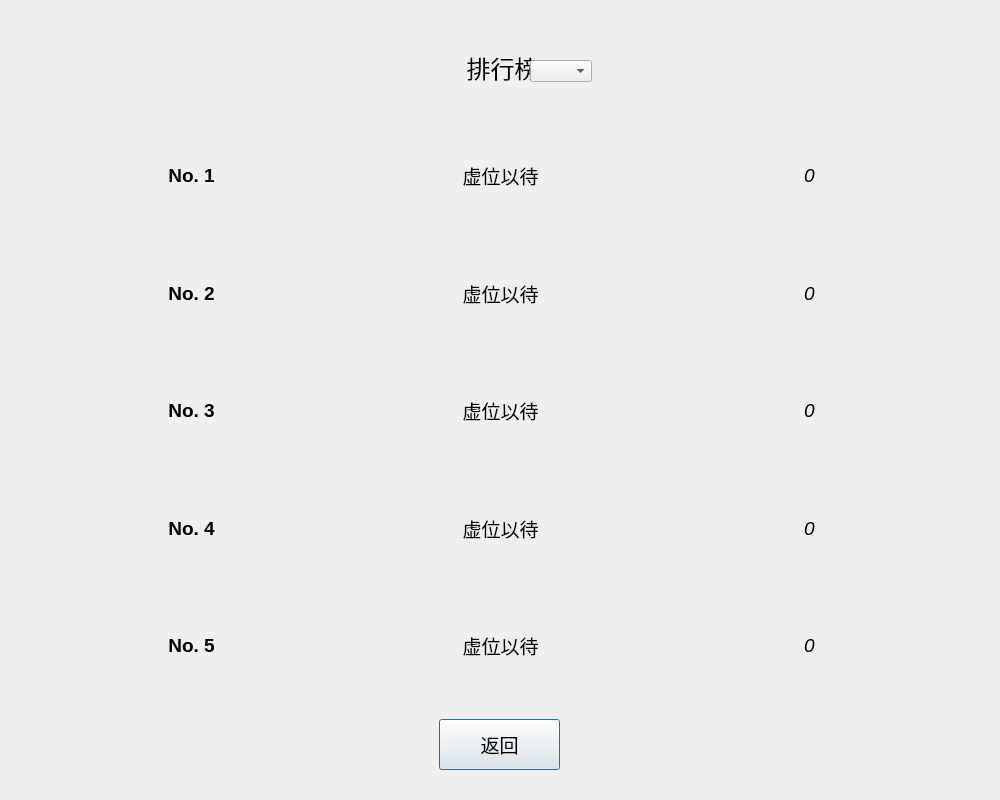
<?xml version="1.0" encoding="UTF-8"?>
<ui version="4.0">
 <class>rank_board</class>
 <widget class="QDialog" name="rank_board">
  <property name="geometry">
   <rect>
    <x>0</x>
    <y>0</y>
    <width>1000</width>
    <height>800</height>
   </rect>
  </property>
  <property name="minimumSize">
   <size>
    <width>1000</width>
    <height>800</height>
   </size>
  </property>
  <property name="maximumSize">
   <size>
    <width>1000</width>
    <height>800</height>
   </size>
  </property>
  <property name="windowTitle">
   <string>Dialog</string>
  </property>
  <widget class="QPushButton" name="back_btn">
   <property name="geometry">
    <rect>
     <x>439</x>
     <y>719</y>
     <width>121</width>
     <height>51</height>
    </rect>
   </property>
   <property name="font">
    <font>
     <pointsize>14</pointsize>
    </font>
   </property>
   <property name="text">
    <string>返回</string>
   </property>
  </widget>
  <widget class="QLabel" name="title">
   <property name="geometry">
    <rect>
     <x>407</x>
     <y>32</y>
     <width>191</width>
     <height>71</height>
    </rect>
   </property>
   <property name="font">
    <font>
     <pointsize>18</pointsize>
    </font>
   </property>
   <property name="text">
    <string>排行榜</string>
   </property>
   <property name="alignment">
    <set>Qt::AlignCenter</set>
   </property>
  </widget>
  <widget class="QWidget" name="layoutWidget">
   <property name="geometry">
    <rect>
     <x>40</x>
     <y>120</y>
     <width>921</width>
     <height>581</height>
    </rect>
   </property>
   <layout class="QGridLayout" name="gridLayout">
    <property name="rightMargin">
     <number>0</number>
    </property>
    <item row="4" column="0">
     <widget class="QLabel" name="label_5">
      <property name="font">
       <font>
        <pointsize>14</pointsize>
        <bold>true</bold>
       </font>
      </property>
      <property name="text">
       <string>No. 5</string>
      </property>
      <property name="alignment">
       <set>Qt::AlignCenter</set>
      </property>
     </widget>
    </item>
    <item row="2" column="0">
     <widget class="QLabel" name="label_3">
      <property name="font">
       <font>
        <pointsize>14</pointsize>
        <bold>true</bold>
       </font>
      </property>
      <property name="text">
       <string>No. 3</string>
      </property>
      <property name="alignment">
       <set>Qt::AlignCenter</set>
      </property>
     </widget>
    </item>
    <item row="2" column="2">
     <widget class="QLabel" name="label_score_3">
      <property name="font">
       <font>
        <pointsize>14</pointsize>
        <italic>true</italic>
        <bold>false</bold>
       </font>
      </property>
      <property name="text">
       <string>0</string>
      </property>
      <property name="alignment">
       <set>Qt::AlignCenter</set>
      </property>
     </widget>
    </item>
    <item row="4" column="2">
     <widget class="QLabel" name="label_score_5">
      <property name="font">
       <font>
        <pointsize>14</pointsize>
        <italic>true</italic>
        <bold>false</bold>
       </font>
      </property>
      <property name="text">
       <string>0</string>
      </property>
      <property name="alignment">
       <set>Qt::AlignCenter</set>
      </property>
     </widget>
    </item>
    <item row="3" column="1">
     <widget class="QLabel" name="label_usr_4">
      <property name="font">
       <font>
        <pointsize>14</pointsize>
        <bold>false</bold>
       </font>
      </property>
      <property name="text">
       <string>虚位以待</string>
      </property>
      <property name="alignment">
       <set>Qt::AlignCenter</set>
      </property>
     </widget>
    </item>
    <item row="1" column="0">
     <widget class="QLabel" name="label_2">
      <property name="font">
       <font>
        <pointsize>14</pointsize>
        <bold>true</bold>
       </font>
      </property>
      <property name="text">
       <string>No. 2</string>
      </property>
      <property name="alignment">
       <set>Qt::AlignCenter</set>
      </property>
     </widget>
    </item>
    <item row="2" column="1">
     <widget class="QLabel" name="label_usr_3">
      <property name="font">
       <font>
        <pointsize>14</pointsize>
        <bold>false</bold>
       </font>
      </property>
      <property name="text">
       <string>虚位以待</string>
      </property>
      <property name="alignment">
       <set>Qt::AlignCenter</set>
      </property>
     </widget>
    </item>
    <item row="0" column="2">
     <widget class="QLabel" name="label_score_1">
      <property name="font">
       <font>
        <pointsize>14</pointsize>
        <italic>true</italic>
        <bold>false</bold>
       </font>
      </property>
      <property name="text">
       <string>0</string>
      </property>
      <property name="alignment">
       <set>Qt::AlignCenter</set>
      </property>
     </widget>
    </item>
    <item row="3" column="2">
     <widget class="QLabel" name="label_score_4">
      <property name="font">
       <font>
        <pointsize>14</pointsize>
        <italic>true</italic>
        <bold>false</bold>
       </font>
      </property>
      <property name="text">
       <string>0</string>
      </property>
      <property name="alignment">
       <set>Qt::AlignCenter</set>
      </property>
     </widget>
    </item>
    <item row="4" column="1">
     <widget class="QLabel" name="label_usr_5">
      <property name="font">
       <font>
        <pointsize>14</pointsize>
        <bold>false</bold>
       </font>
      </property>
      <property name="text">
       <string>虚位以待</string>
      </property>
      <property name="alignment">
       <set>Qt::AlignCenter</set>
      </property>
     </widget>
    </item>
    <item row="1" column="2">
     <widget class="QLabel" name="label_score_2">
      <property name="font">
       <font>
        <pointsize>14</pointsize>
        <italic>true</italic>
        <bold>false</bold>
       </font>
      </property>
      <property name="text">
       <string>0</string>
      </property>
      <property name="alignment">
       <set>Qt::AlignCenter</set>
      </property>
     </widget>
    </item>
    <item row="0" column="0">
     <widget class="QLabel" name="label_1">
      <property name="font">
       <font>
        <pointsize>14</pointsize>
        <bold>true</bold>
       </font>
      </property>
      <property name="text">
       <string>No. 1</string>
      </property>
      <property name="alignment">
       <set>Qt::AlignCenter</set>
      </property>
     </widget>
    </item>
    <item row="1" column="1">
     <widget class="QLabel" name="label_usr_2">
      <property name="font">
       <font>
        <pointsize>14</pointsize>
        <bold>false</bold>
       </font>
      </property>
      <property name="text">
       <string>虚位以待</string>
      </property>
      <property name="alignment">
       <set>Qt::AlignCenter</set>
      </property>
     </widget>
    </item>
    <item row="3" column="0">
     <widget class="QLabel" name="label_4">
      <property name="font">
       <font>
        <pointsize>14</pointsize>
        <bold>true</bold>
       </font>
      </property>
      <property name="text">
       <string>No. 4</string>
      </property>
      <property name="alignment">
       <set>Qt::AlignCenter</set>
      </property>
     </widget>
    </item>
    <item row="0" column="1">
     <widget class="QLabel" name="label_usr_1">
      <property name="font">
       <font>
        <pointsize>14</pointsize>
        <bold>false</bold>
       </font>
      </property>
      <property name="text">
       <string>虚位以待</string>
      </property>
      <property name="alignment">
       <set>Qt::AlignCenter</set>
      </property>
     </widget>
    </item>
   </layout>
  </widget>
  <widget class="QComboBox" name="diffBox">
   <property name="geometry">
    <rect>
     <x>530</x>
     <y>60</y>
     <width>62</width>
     <height>22</height>
    </rect>
   </property>
  </widget>
 </widget>
 <resources/>
 <connections/>
</ui>
